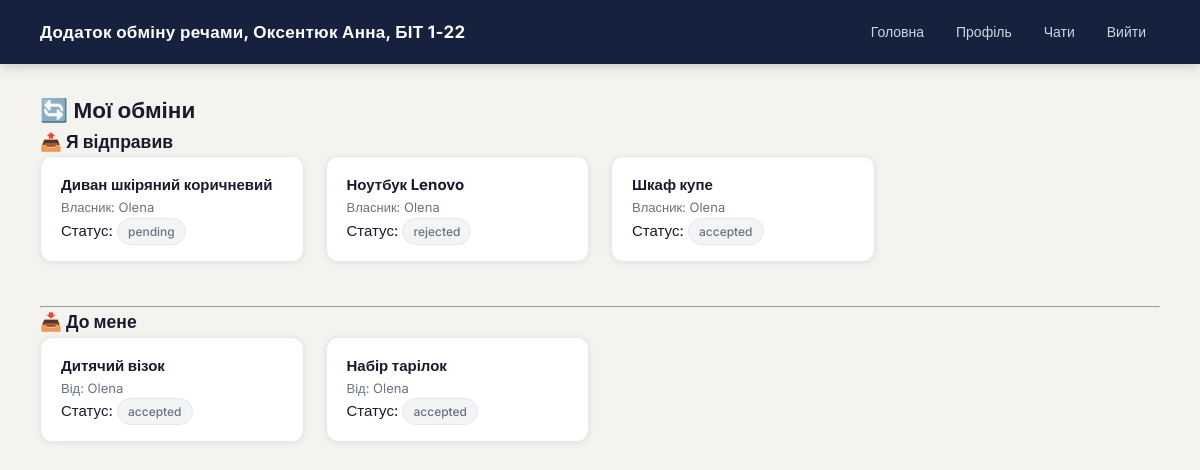
Screenshot of /my-exchanges/ (signed in) with the database file from the repository.
### main/models.py (models this page shows, shortened)
class ExchangeRequest(models.Model):
    STATUS_CHOICES = [
        ('pending', 'Очікує'),
        ('accepted', 'Прийнято'),
        ('rejected', 'Відхилено'),
    ]
    item = models.ForeignKey(Item, on_delete=models.CASCADE)
    requester = models.ForeignKey(User, on_delete=models.CASCADE)
    message = models.TextField(blank=True)
    status = models.CharField(
        max_length=10,
        choices=STATUS_CHOICES,
        default='pending'
    )
    created_at = models.DateTimeField(auto_now_add=True)

class Item(models.Model):
    title = models.CharField(max_length=100)          # назва речі
    description = models.TextField()                  # опис
    image = models.ImageField(upload_to='items/', blank=True, null=True)  # фото
    category = models.ForeignKey(Category, on_delete=models.SET_NULL, null=True)
    owner = models.ForeignKey(User, on_delete=models.CASCADE)
    available = models.BooleanField(default=True)     # чи доступна річ

### main/views.py (the view)
# urls.py: path('my-exchanges/', views.my_exchanges, name='my_exchanges'),
@login_required
def my_exchanges(request):
    sent_requests = ExchangeRequest.objects.filter(requester=request.user)
    received_requests = ExchangeRequest.objects.filter(item__owner=request.user)
    return render(request, 'main/my_exchanges.html', {
        'sent_requests': sent_requests,
        'received_requests': received_requests
    })

### main/templates/main/my_exchanges.html (shortened to what this page needs)
{% extends 'main/base.html' %}
{% block content %}
<h2>🔄 Мої обміни</h2>
<div class="section">
    <h3>📤 Я відправив</h3>
    <div class="items">
        {% for req in sent_requests %}
        <div class="card">
            <h4>{{ req.item.title }}</h4>
            <p class="muted">
                Власник: {{ req.item.owner.username }}
            </p>
            <p>
                Статус:
                <span class="badge">{{ req.status }}</span>
            </p>
        </div>
        {% empty %}
            <p>Немає запитів</p>
        {% endfor %}
    </div>
</div>
<hr>
<div class="section">
    <h3>📥 До мене</h3>
    <div class="items">
        {% for req in received_requests %}
        <div class="card">
            <h4>{{ req.item.title }}</h4>
            <p class="muted">
                Від: {{ req.requester.username }}
            </p>
            <p>
                Статус:
                <span class="badge">{{ req.status }}</span>
            </p>
        </div>
        {% empty %}
            <p>Немає запитів</p>
        {% endfor %}
    </div>
</div>
{% endblock %}

### main/static/css/style.css (style rules this page uses)
:root { --bg: #F5F3EF; --dark: #1A1A2E; --navbar-bg: #16213E; --accent: #E94560; --accent-hover: #c73652; --secondary: #0F3460; --text: #1A1A2E; --text-muted: #6B7280; --card: #FFFFFF; --border: #E5E7EB; --shadow: rgba(0, 0, 0, 0.08); }
* { box-sizing: border-box; margin: 0; padding: 0; }
body { font-family: 'Inter', Arial, sans-serif; background-color: var(--bg); color: var(--text); line-height: 1.6; font-size: 15px; }
.items { display: grid; grid-template-columns: repeat(auto-fill, minmax(230px, 1fr)); gap: 22px; }
.muted { color: var(--text-muted); font-size: 13px; }
.card { background: var(--card); padding: 16px 20px; border-radius: 12px; margin-bottom: 12px; border: 1px solid var(--border); box-shadow: 0 1px 6px var(--shadow); }
.section { margin-bottom: 32px; }
.badge { display: inline-block; padding: 3px 10px; border-radius: 20px; background: #F3F4F6; color: var(--text-muted); font-size: 12px; font-weight: 500; border: 1px solid var(--border); }

### rows the page displays
ExchangeRequest: item "Диван шкіряний коричневий", item.owner.username "Olena", status "pending"
ExchangeRequest: item "Ноутбук Lenovo", item.owner.username "Olena", status "rejected"
ExchangeRequest: item "Шкаф купе", item.owner.username "Olena", status "accepted"
ExchangeRequest: item "Дитячий візок", requester.username "Olena", status "accepted"
ExchangeRequest: item "Набір тарілок", requester.username "Olena", status "accepted"
